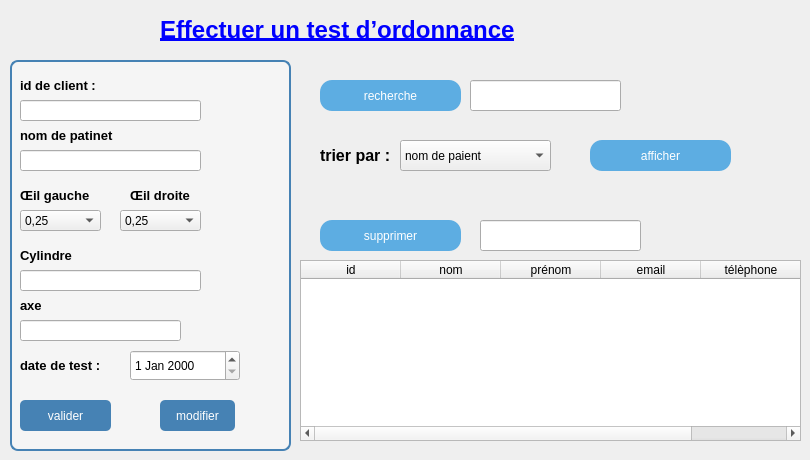
      <widget class="QWidget" name="tab_10">
       <attribute name="title">
        <string>tester</string>
       </attribute>
       <widget class="QGroupBox" name="groupBox_7">
        <property name="geometry">
         <rect>
          <x>10</x>
          <y>50</y>
          <width>281</width>
          <height>401</height>
         </rect>
        </property>
        <property name="styleSheet">
         <string notr="true">QGroupBox {
	font: 9pt &quot;Segoe UI&quot;;
	font: 900 12pt &quot;Segoe UI&quot;;
    background-color: #f5f5f5;
    border: 2px solid #4682B4;
    border-radius: 8px;
    margin-top: 10px;
}
QPushButton {
    background-color: #4682B4;
    color: white;
    border-radius: 5px;
    padding: 5px;
}
QPushButton:hover {
    background-color: #5A9BD5;
}</string>
        </property>
        <property name="title">
         <string/>
        </property>
        <widget class="QLabel" name="label_27">
         <property name="geometry">
          <rect>
           <x>10</x>
           <y>20</y>
           <width>81</width>
           <height>31</height>
          </rect>
         </property>
         <property name="text">
          <string>&lt;html&gt;&lt;head/&gt;&lt;body&gt;&lt;p&gt;&lt;span style=&quot; font-size:10pt; font-weight:700;&quot;&gt;id de client :&lt;/span&gt;&lt;/p&gt;&lt;/body&gt;&lt;/html&gt;</string>
         </property>
        </widget>
        <widget class="QLineEdit" name="id_client_4">
         <property name="geometry">
          <rect>
           <x>10</x>
           <y>50</y>
           <width>181</width>
           <height>21</height>
          </rect>
         </property>
        </widget>
        <widget class="QLabel" name="label_28">
         <property name="geometry">
          <rect>
           <x>10</x>
           <y>70</y>
           <width>101</width>
           <height>31</height>
          </rect>
         </property>
         <property name="text">
          <string>&lt;html&gt;&lt;head/&gt;&lt;body&gt;&lt;p&gt;&lt;span style=&quot; font-size:10pt; font-weight:700;&quot;&gt;nom de patinet&lt;/span&gt;&lt;/p&gt;&lt;/body&gt;&lt;/html&gt;</string>
         </property>
        </widget>
        <widget class="QLineEdit" name="lineEdit_16">
         <property name="geometry">
          <rect>
           <x>10</x>
           <y>100</y>
           <width>181</width>
           <height>21</height>
          </rect>
         </property>
        </widget>
        <widget class="QLabel" name="label_29">
         <property name="geometry">
          <rect>
           <x>10</x>
           <y>130</y>
           <width>71</width>
           <height>31</height>
          </rect>
         </property>
         <property name="text">
          <string>&lt;html&gt;&lt;head/&gt;&lt;body&gt;&lt;p&gt;&lt;span style=&quot; font-size:10pt; font-weight:700;&quot;&gt;Œil gauche&lt;/span&gt;&lt;/p&gt;&lt;/body&gt;&lt;/html&gt;</string>
         </property>
        </widget>
        <widget class="QLabel" name="label_30">
         <property name="geometry">
          <rect>
           <x>120</x>
           <y>130</y>
           <width>71</width>
           <height>31</height>
          </rect>
         </property>
         <property name="text">
          <string>&lt;html&gt;&lt;head/&gt;&lt;body&gt;&lt;p&gt;&lt;span style=&quot; font-size:10pt; font-weight:700;&quot;&gt;Œil droite&lt;/span&gt;&lt;/p&gt;&lt;/body&gt;&lt;/html&gt;</string>
         </property>
        </widget>
        <widget class="QLineEdit" name="lineEdit_18">
         <property name="geometry">
          <rect>
           <x>10</x>
           <y>270</y>
           <width>161</width>
           <height>21</height>
          </rect>
         </property>
        </widget>
        <widget class="QLabel" name="label_31">
         <property name="geometry">
          <rect>
           <x>10</x>
           <y>190</y>
           <width>101</width>
           <height>31</height>
          </rect>
         </property>
         <property name="text">
          <string>&lt;html&gt;&lt;head/&gt;&lt;body&gt;&lt;p&gt;&lt;span style=&quot; font-size:10pt; font-weight:700;&quot;&gt;Cylindre&lt;/span&gt;&lt;/p&gt;&lt;/body&gt;&lt;/html&gt;</string>
         </property>
        </widget>
        <widget class="QLineEdit" name="lineEdit_19">
         <property name="geometry">
          <rect>
           <x>10</x>
           <y>220</y>
           <width>181</width>
           <height>21</height>
          </rect>
         </property>
        </widget>
        <widget class="QLabel" name="label_32">
         <property name="geometry">
          <rect>
           <x>10</x>
           <y>240</y>
           <width>31</width>
           <height>31</height>
          </rect>
         </property>
         <property name="text">
          <string>&lt;html&gt;&lt;head/&gt;&lt;body&gt;&lt;p&gt;&lt;span style=&quot; font-size:10pt; font-weight:700;&quot;&gt;axe&lt;/span&gt;&lt;/p&gt;&lt;/body&gt;&lt;/html&gt;</string>
         </property>
        </widget>
        <widget class="QComboBox" name="comboBox_4">
         <property name="geometry">
          <rect>
           <x>110</x>
           <y>160</y>
           <width>81</width>
           <height>21</height>
          </rect>
         </property>
         <property name="styleSheet">
          <string notr="true">font: 900 12pt &quot;Segoe UI&quot;;</string>
         </property>
         <item>
          <property name="text">
           <string>0,25</string>
          </property>
         </item>
         <item>
          <property name="text">
           <string>0,5</string>
          </property>
         </item>
         <item>
          <property name="text">
           <string>0,75</string>
          </property>
         </item>
         <item>
          <property name="text">
           <string>1</string>
          </property>
         </item>
         <item>
          <property name="text">
           <string>1,25</string>
          </property>
         </item>
         <item>
          <property name="text">
           <string>1,5</string>
          </property>
         </item>
         <item>
          <property name="text">
           <string>1,75</string>
          </property>
         </item>
         <item>
          <property name="text">
           <string>2</string>
          </property>
         </item>
         <item>
          <property name="text">
           <string>2,25</string>
          </property>
         </item>
         <item>
          <property name="text">
           <string>2,5</string>
          </property>
         </item>
         <item>
          <property name="text">
           <string>2,75</string>
          </property>
         </item>
         <item>
          <property name="text">
           <string>3</string>
          </property>
         </item>
         <item>
          <property name="text">
           <string>3,25</string>
          </property>
         </item>
         <item>
          <property name="text">
           <string>3,5</string>
          </property>
         </item>
        </widget>
        <widget class="QPushButton" name="pushButton_14">
         <property name="geometry">
          <rect>
           <x>150</x>
           <y>350</y>
           <width>75</width>
           <height>31</height>
          </rect>
         </property>
         <property name="styleSheet">
          <string notr="true">font: 900 12pt &quot;Segoe UI&quot;;</string>
         </property>
         <property name="text">
          <string>modifier</string>
         </property>
        </widget>
        <widget class="QPushButton" name="pushButton_15">
         <property name="geometry">
          <rect>
           <x>10</x>
           <y>350</y>
           <width>91</width>
           <height>31</height>
          </rect>
         </property>
         <property name="styleSheet">
          <string notr="true">font: 900 12pt &quot;Segoe UI&quot;;</string>
         </property>
         <property name="text">
          <string>valider</string>
         </property>
        </widget>
        <widget class="QLabel" name="label_33">
         <property name="geometry">
          <rect>
           <x>10</x>
           <y>300</y>
           <width>91</width>
           <height>31</height>
          </rect>
         </property>
         <property name="text">
          <string>&lt;html&gt;&lt;head/&gt;&lt;body&gt;&lt;p&gt;&lt;span style=&quot; font-size:10pt; font-weight:700;&quot;&gt;date de test :&lt;/span&gt;&lt;/p&gt;&lt;/body&gt;&lt;/html&gt;</string>
         </property>
        </widget>
        <widget class="QDateEdit" name="dateEdit_2">
         <property name="geometry">
          <rect>
           <x>120</x>
           <y>300</y>
           <width>110</width>
           <height>31</height>
          </rect>
         </property>
        </widget>
        <widget class="QComboBox" name="comboBox_7">
         <property name="geometry">
          <rect>
           <x>10</x>
           <y>160</y>
           <width>81</width>
           <height>21</height>
          </rect>
         </property>
         <property name="styleSheet">
          <string notr="true">font: 900 12pt &quot;Segoe UI&quot;;</string>
         </property>
         <item>
          <property name="text">
           <string>0,25</string>
          </property>
         </item>
         <item>
          <property name="text">
           <string>0,5</string>
          </property>
         </item>
         <item>
          <property name="text">
           <string>0,75</string>
          </property>
         </item>
         <item>
          <property name="text">
           <string>1</string>
          </property>
         </item>
         <item>
          <property name="text">
           <string>1,25</string>
          </property>
         </item>
         <item>
          <property name="text">
           <string>1,5</string>
          </property>
         </item>
         <item>
          <property name="text">
           <string>1,75</string>
          </property>
         </item>
         <item>
          <property name="text">
           <string>2</string>
          </property>
         </item>
         <item>
          <property name="text">
           <string>2,25</string>
          </property>
         </item>
         <item>
          <property name="text">
           <string>2,5</string>
          </property>
         </item>
         <item>
          <property name="text">
           <string>2,75</string>
          </property>
         </item>
         <item>
          <property name="text">
           <string>3</string>
          </property>
         </item>
         <item>
          <property name="text">
           <string>3,25</string>
          </property>
         </item>
         <item>
          <property name="text">
           <string>3,5</string>
          </property>
         </item>
        </widget>
       </widget>
       <widget class="QLabel" name="label_34">
        <property name="geometry">
         <rect>
          <x>160</x>
          <y>10</y>
          <width>371</width>
          <height>41</height>
         </rect>
        </property>
        <property name="text">
         <string>&lt;html&gt;&lt;head/&gt;&lt;body&gt;&lt;p&gt;&lt;span style=&quot; font-size:18pt; font-weight:700; text-decoration: underline; color:#0000ff;&quot;&gt;Effectuer un test d’ordonnance&lt;/span&gt;&lt;/p&gt;&lt;/body&gt;&lt;/html&gt;</string>
        </property>
       </widget>
       <widget class="QPushButton" name="pushButton_16">
        <property name="geometry">
         <rect>
          <x>320</x>
          <y>80</y>
          <width>141</width>
          <height>31</height>
         </rect>
        </property>
        <property name="styleSheet">
         <string notr="true">font: 900 12pt &quot;Segoe UI&quot;;
background-color: #3498db;   /* الأزرق */
    color: white;                /* لون النص */
    border-radius: 12px;         /* الحواف مدوّرة */
    padding: 8px 16px;  
background-color: #5dade2;</string>
        </property>
        <property name="text">
         <string>recherche</string>
        </property>
       </widget>
       <widget class="QLineEdit" name="lineEdit_20">
        <property name="geometry">
         <rect>
          <x>470</x>
          <y>80</y>
          <width>151</width>
          <height>31</height>
         </rect>
        </property>
       </widget>
       <widget class="QLabel" name="label_35">
        <property name="geometry">
         <rect>
          <x>320</x>
          <y>140</y>
          <width>81</width>
          <height>31</height>
         </rect>
        </property>
        <property name="text">
         <string>&lt;html&gt;&lt;head/&gt;&lt;body&gt;&lt;p&gt;&lt;span style=&quot; font-size:12pt; font-weight:700;&quot;&gt;trier par :&lt;/span&gt;&lt;/p&gt;&lt;/body&gt;&lt;/html&gt;</string>
        </property>
       </widget>
       <widget class="QComboBox" name="comboBox">
        <property name="geometry">
         <rect>
          <x>400</x>
          <y>140</y>
          <width>151</width>
          <height>31</height>
         </rect>
        </property>
        <property name="styleSheet">
         <string notr="true">font: 900 12pt &quot;Segoe UI&quot;;</string>
        </property>
        <item>
         <property name="text">
          <string>nom de paient</string>
         </property>
        </item>
        <item>
         <property name="text">
          <string>date de test</string>
         </property>
        </item>
       </widget>
       <widget class="QPushButton" name="pushButton_17">
        <property name="geometry">
         <rect>
          <x>320</x>
          <y>220</y>
          <width>141</width>
          <height>31</height>
         </rect>
        </property>
        <property name="styleSheet">
         <string notr="true">font: 900 12pt &quot;Segoe UI&quot;;
background-color: #3498db;   /* الأزرق */
    color: white;                /* لون النص */
    border-radius: 12px;         /* الحواف مدوّرة */
    padding: 8px 16px;  
background-color: #5dade2;</string>
        </property>
        <property name="text">
         <string>supprimer</string>
        </property>
       </widget>
       <widget class="QLineEdit" name="lineEdit_21">
        <property name="geometry">
         <rect>
          <x>480</x>
          <y>220</y>
          <width>161</width>
          <height>31</height>
         </rect>
        </property>
       </widget>
       <widget class="QPushButton" name="pushButton_21">
        <property name="geometry">
         <rect>
          <x>590</x>
          <y>140</y>
          <width>141</width>
          <height>31</height>
         </rect>
        </property>
        <property name="styleSheet">
         <string notr="true">font: 900 12pt &quot;Segoe UI&quot;;
background-color: #3498db;   /* الأزرق */
    color: white;                /* لون النص */
    border-radius: 12px;         /* الحواف مدوّرة */
    padding: 8px 16px;  
background-color: #5dade2;
</string>
        </property>
        <property name="text">
         <string>afficher</string>
        </property>
       </widget>
       <widget class="QTableWidget" name="Qtablewidget">
        <property name="geometry">
         <rect>
          <x>300</x>
          <y>260</y>
          <width>501</width>
          <height>181</height>
         </rect>
        </property>
        <property name="styleSheet">
         <string notr="true">background-color: #f5f5f5;   /* أزرق غامق */
    color: white;                /* النص أبيض */
    gridline-color: black;       /* لون الخطوط */
    border-radius: 8px;  
 border: 2px solid #4682B4;
        /* حواف مستديرة */
}
QHeaderView::section {
    background-color: #34495e;   /* رمادي غامق للـ header */
    color: white;
    padding: 4px;
    border: 1px solid #2c3e50;</string>
        </property>
        <column>
         <property name="text">
          <string>id</string>
         </property>
        </column>
        <column>
         <property name="text">
          <string>nom</string>
         </property>
        </column>
        <column>
         <property name="text">
          <string>prénom</string>
         </property>
        </column>
        <column>
         <property name="text">
          <string>email</string>
         </property>
        </column>
        <column>
         <property name="text">
          <string>télèphone</string>
         </property>
        </column>
       </widget>
      </widget>
